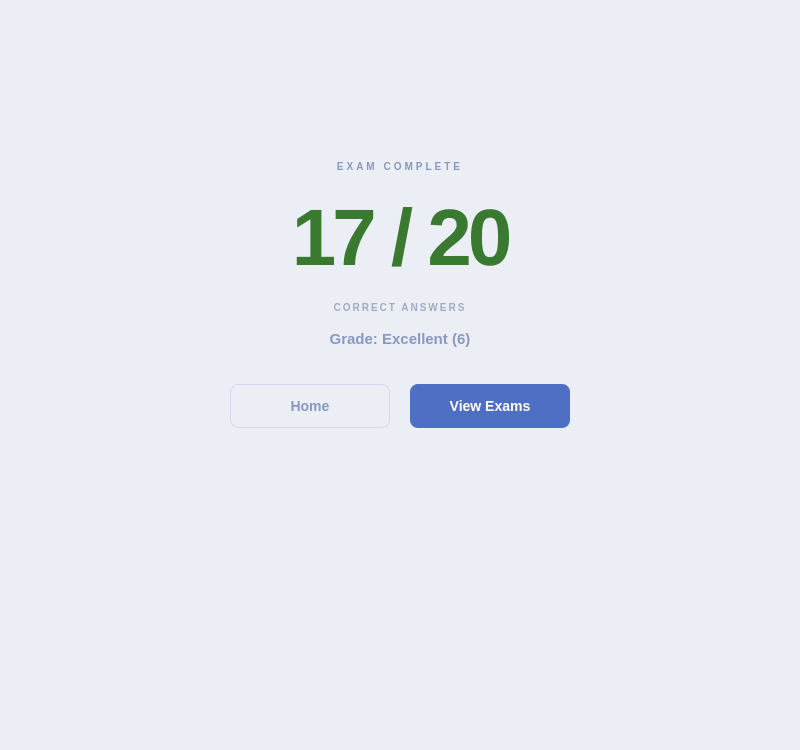
<?xml version="1.0" encoding="UTF-8"?>
<ui version="4.0">
 <class>Results</class>
 <widget class="QWidget" name="Results">
  <property name="geometry"><rect><x>0</x><y>0</y><width>800</width><height>750</height></rect></property>
  <property name="styleSheet">
   <string notr="true">
QWidget#Results { background-color: #eceef5; }
QPushButton#buttonBackHome {
    background-color: transparent; color: #8898c0; font-size: 14px; font-weight: 500;
    border: 1px solid #d4d8ea; border-radius: 8px; padding: 12px 28px;
}
QPushButton#buttonBackHome:hover { background-color: #eceef5; color: #1a2440; border-color: #b0bcd8; }
QPushButton#buttonViewExams {
    background-color: #4f6fc4; color: #ffffff; font-size: 14px; font-weight: 600;
    border: none; border-radius: 8px; padding: 12px 28px;
}
QPushButton#buttonViewExams:hover { background-color: #3a5aae; }
QLabel#labelResultTitle { color: #8898c0; font-size: 10px; font-weight: 700; letter-spacing: 3px; }
QLabel#labelScore { color: #3a7a30; font-size: 80px; font-weight: 700; letter-spacing: -4px; }
QLabel#labelScoreLabel { color: #a0aac8; font-size: 10px; font-weight: 700; letter-spacing: 2px; }
QLabel#labelGrade { color: #8898c0; font-size: 15px; font-weight: 500; }
   </string>
  </property>
  <layout class="QVBoxLayout" name="resultsLayout">
   <property name="spacing"><number>16</number></property>
   <property name="leftMargin"><number>50</number></property>
   <property name="topMargin"><number>60</number></property>
   <property name="rightMargin"><number>50</number></property>
   <property name="bottomMargin"><number>40</number></property>
   <item><spacer name="resultsVerticalSpacer"><property name="orientation"><enum>Qt::Orientation::Vertical</enum></property><property name="sizeType"><enum>QSizePolicy::Policy::Fixed</enum></property><property name="sizeHint" stdset="0"><size><width>20</width><height>100</height></size></property></spacer></item>
   <item><widget class="QLabel" name="labelResultTitle"><property name="text"><string>EXAM COMPLETE</string></property><property name="alignment"><set>Qt::AlignmentFlag::AlignCenter</set></property></widget></item>
   <item>
    <widget class="QLabel" name="labelScore">
     <property name="minimumSize"><size><width>0</width><height>96</height></size></property>
     <property name="maximumSize"><size><width>16777215</width><height>96</height></size></property>
     <property name="text"><string>17 / 20</string></property>
     <property name="alignment"><set>Qt::AlignmentFlag::AlignCenter</set></property>
    </widget>
   </item>
   <item><widget class="QLabel" name="labelScoreLabel"><property name="text"><string>CORRECT ANSWERS</string></property><property name="alignment"><set>Qt::AlignmentFlag::AlignCenter</set></property></widget></item>
   <item><widget class="QLabel" name="labelGrade"><property name="text"><string>Grade: Excellent (6)</string></property><property name="alignment"><set>Qt::AlignmentFlag::AlignCenter</set></property></widget></item>
   <item><spacer name="verticalSpacer"><property name="orientation"><enum>Qt::Orientation::Vertical</enum></property><property name="sizeType"><enum>QSizePolicy::Policy::Minimum</enum></property><property name="sizeHint" stdset="0"><size><width>20</width><height>20</height></size></property></spacer></item>
   <item>
    <layout class="QHBoxLayout" name="resultsButtonsLayout">
     <property name="spacing"><number>20</number></property>
     <item><spacer name="resultsLeftSpacer"><property name="orientation"><enum>Qt::Orientation::Horizontal</enum></property><property name="sizeHint" stdset="0"><size><width>40</width><height>20</height></size></property></spacer></item>
     <item>
      <widget class="QPushButton" name="buttonBackHome">
       <property name="minimumSize"><size><width>160</width><height>44</height></size></property>
       <property name="maximumSize"><size><width>160</width><height>44</height></size></property>
       <property name="text"><string>Home</string></property>
      </widget>
     </item>
     <item>
      <widget class="QPushButton" name="buttonViewExams">
       <property name="minimumSize"><size><width>160</width><height>44</height></size></property>
       <property name="maximumSize"><size><width>160</width><height>44</height></size></property>
       <property name="text"><string>View Exams</string></property>
      </widget>
     </item>
     <item><spacer name="resultsRightSpacer"><property name="orientation"><enum>Qt::Orientation::Horizontal</enum></property><property name="sizeHint" stdset="0"><size><width>40</width><height>20</height></size></property></spacer></item>
    </layout>
   </item>
   <item><spacer name="pageResultsBottomSpacer"><property name="orientation"><enum>Qt::Orientation::Vertical</enum></property><property name="sizeType"><enum>QSizePolicy::Policy::Expanding</enum></property><property name="sizeHint" stdset="0"><size><width>20</width><height>60</height></size></property></spacer></item>
  </layout>
 </widget>
 <resources/>
 <connections/>
</ui>
